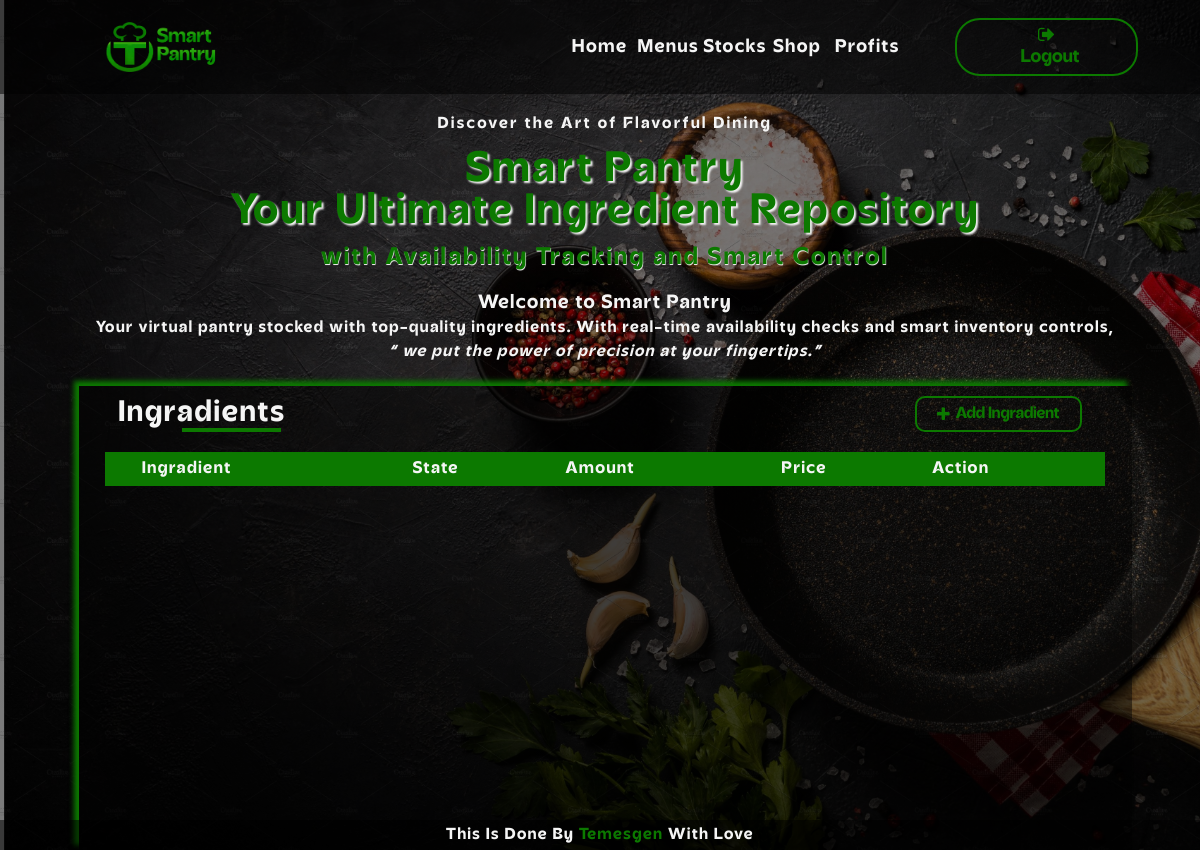
Page /Stocks/ on the earlier database version.
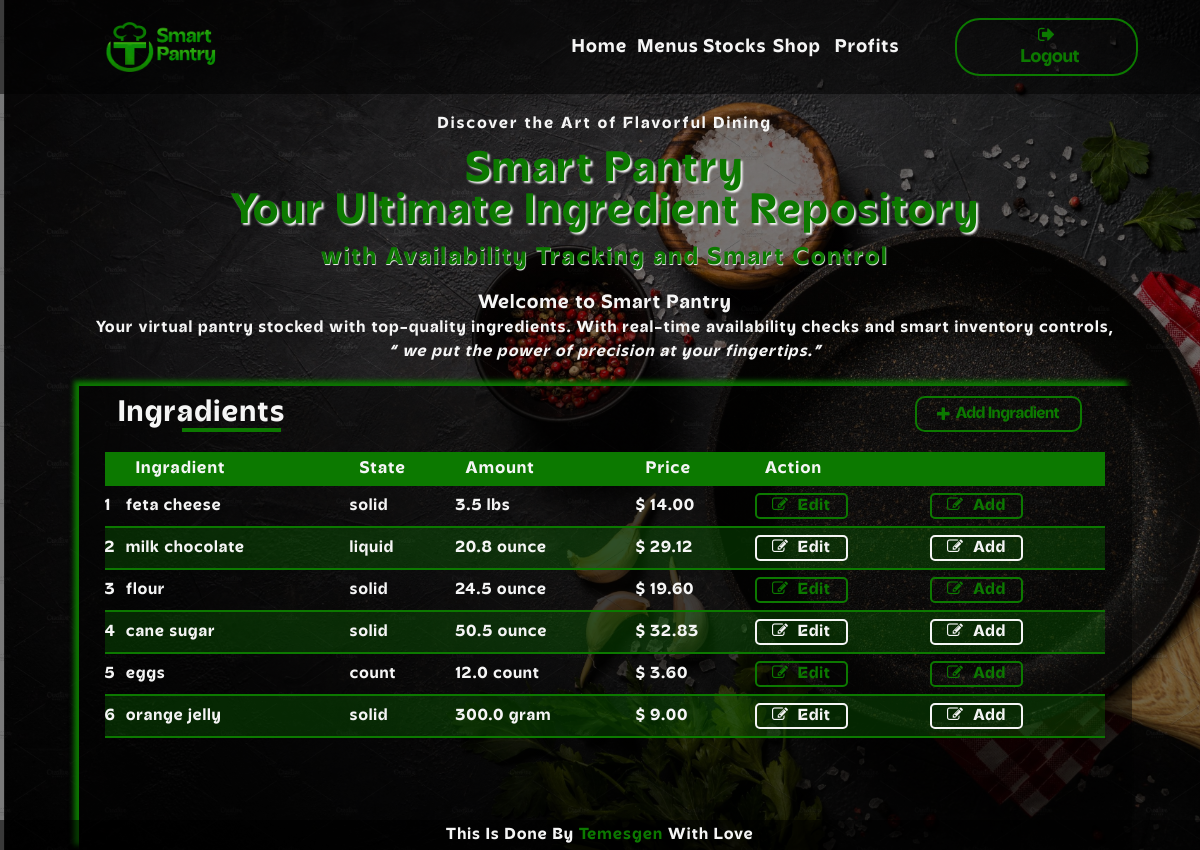
Same page on the later database version.
### inventory/models.py (models this page shows)
class Ingradient(models.Model):
    states = [
        ("li", "liquid"),
        ("so", "solid"),
        ("co", "count")
    ]
    Name = models.CharField(max_length=50)
    State = models.CharField(max_length=2, choices=states)
    Quantity = models.FloatField(default=0)
    Unit = models.CharField(max_length=6, choices=units)
    Unit_price = models.FloatField(default=0)

### inventory/views.py (the view)
# urls.py: path("Stocks/", views.ShowIngradients, name="stocks"),
def ShowIngradients(request):
    Ingradients = Ingradient.objects.order_by("-id")
    context = {
        "ingradients" : Ingradients
    }
    return render(request, "inventory/ingradients.html", context)

### inventory/templatetags/my_filters.py (called while the page is built)
@register.filter(name="multi")
def multi(num1, num2):
    return "%.2f" %(num1 * num2)

### inventory/templates/inventory/ingradients.html (shortened to what this page needs)
{% extends 'inventory/base.html' %}
{% load static %}
{% load my_filters %}
{% block head %}
    <link rel="stylesheet" href="{% static 'inventory/css/stock.css' %}">
{% endblock %}
{% block content %}
<div class="main">
    <div class="titles">
        <p class="sub_title">Discover the Art of Flavorful Dining</p>
        <h2 class="title">Smart Pantry <br> Your Ultimate Ingredient Repository <br><span class="small">with Availability Tracking and Smart Control</span></h2>
        <p class="description"><span class="bold">Welcome to Smart Pantry</span> <br>Your virtual pantry stocked with top-quality ingredients. With real-time availability checks and smart inventory controls,<br><span class="obliqu">&#8220; we put the power of precision at your fingertips.&#8221;</span>
    </div>
    <div class="tables">
        <div class="table_top">
            <h2 class="navigation_Menu">Ingradients</h2>
            <a href="{% url 'add_ingradient_page' %}" class="add_item"><i class="fa fa-plus"></i>&nbsp;&nbsp;Add Ingradient</a>
        </div>
        <table>
            <tr>
                <th></th>
                <th>Ingradient</th>
                <th>State</th>
                <th>Amount</th>
                <th>Price</th>
                <th colspan="2">Action</th>
            </tr>
            {% for item in ingradients %}
                <tr>
                    <td>{{ forloop.counter }}</td>
                    <td>{{ item.Name }}</td>
                    <td>{{ item.State }}</td>
                    <td>{{ item.Quantity}} {{ item.Unit }}</td>
                    <td>$&nbsp;{{ item.Quantity|multi:item.Unit_price }}</td>
                    <td><a href="{% url 'edit_ingradient_page' item.id %}" class="btn btn_edit"><i class="fa fa-pencil-square-o"></i>&nbsp;&nbsp;Edit</a></td>
                    <td><a href="{% url 'add_quantity_to_ingradient_page' item.id %}" class="btn"><i class="fa fa-pencil-square-o"></i>&nbsp;&nbsp;Add</a></td>
                </tr>
            {% endfor %}
        </table>
    </div>
</div>
{% endblock %}

Differences in the rows shown:
added Ingradient: Name "feta cheese", State "solid", Quantity "3.5", Unit "lbs", Quantity|multi "14.00"
added Ingradient: Name "milk chocolate", State "liquid", Quantity "20.8", Unit "ounce", Quantity|multi "29.12"
added Ingradient: Name "flour", State "solid", Quantity "24.5", Unit "ounce", Quantity|multi "19.60"
added Ingradient: Name "cane sugar", State "solid", Quantity "50.5", Unit "ounce", Quantity|multi "32.83"
added Ingradient: Name "eggs", State "count", Quantity "12.0", Unit "count", Quantity|multi "3.60"
added Ingradient: Name "orange jelly", State "solid", Quantity "300.0", Unit "gram", Quantity|multi "9.00"
